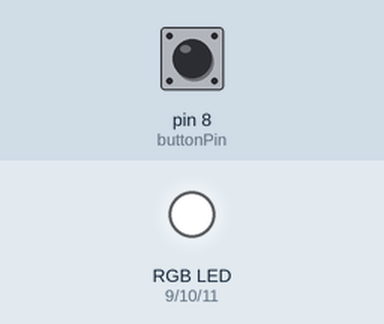
The sketch below on a simulated Arduino Uno, built with avr-gcc and run on an emulated ATmega328P. On the bench: an RGB LED mixed from three pins (HIGH = lit). The test bench sets the inputs (shaded band); at power-on: pin 8 (buttonPin) LOW.

Above: at 1.2 s.
1.3 s: pin 8 (buttonPin) pulled HIGH for 0.15 s
At 1.37 s:
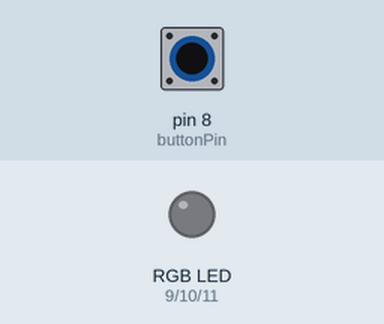
2.9 s: pin 8 (buttonPin) pulled HIGH for 3.2 s
At 6.5 s:
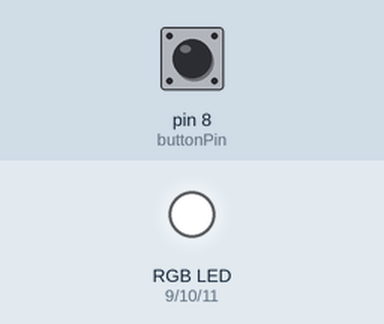
Timing chart, 0 to 8.0 s (numbered marks = the images above; inputs shaded):
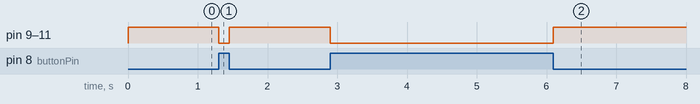

The sketch:

pbnotpressedrgbon.pbpressedrgboff.ino
```cpp
/* This is PB Not Pressed RGB White PB Pressed RGB Off Program.
To display a RGB White in the 4 pin LED, all the connections of the pin
must be high or on. */

int redPin = 9; // red pin of the RGB LED connected to pin 9
int greenPin = 10; // green pin of the RGB LED connected to pin 10
int bluePin = 11; // blue pin of the RGB LED connected to pin 11
int buttonPin = 8; // pushbutton connected to pin 8
int buttonState = 0; // variable for storing the button state

void setup() {
  pinMode(redPin, OUTPUT); // set the red pin as output
  pinMode(greenPin, OUTPUT); // set the green pin as output
  pinMode(bluePin, OUTPUT); // set the blue pin as output
  pinMode(buttonPin, INPUT); // set the pushbutton pin as input with pullup resistor
}

void loop() {
  buttonState = digitalRead(buttonPin); // read the state of the pushbutton
  if (buttonState == HIGH) { // if pushbutton is pressed
    digitalWrite(redPin, LOW); // turn off the red LED
    digitalWrite(greenPin, LOW); // turn off the green LED
    digitalWrite(bluePin, LOW); // turn off the blue LED
  } else { // if pushbutton is not pressed
    digitalWrite(redPin, HIGH); // set the red LED to maximum brightness
    digitalWrite(greenPin, HIGH); // set the green LED to maximum brightness
    digitalWrite(bluePin, HIGH); // set the blue LED to maximum brightness
  }
}
```

Measured:
- after the input at 1.3 s, pin 9 (redPin), pin 10 (greenPin), pin 11 (bluePin): HIGH → LOW at once, → HIGH 0.15 s later
- after the input at 2.9 s, pin 9 (redPin), pin 10 (greenPin), pin 11 (bluePin): HIGH → LOW at once, → HIGH 3.2 s later
